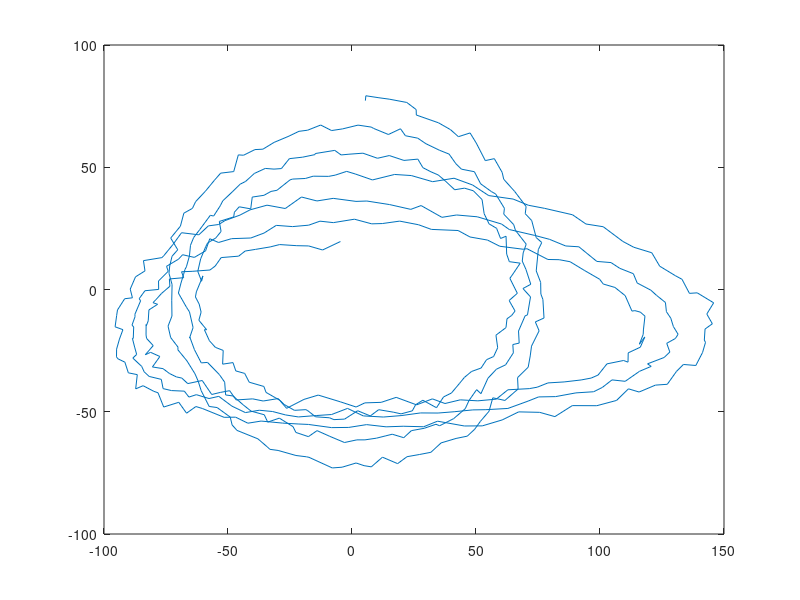
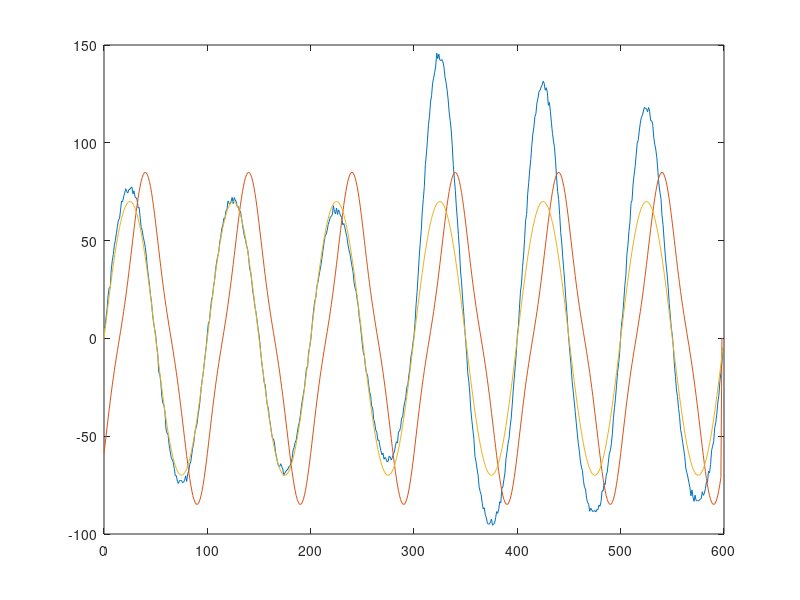
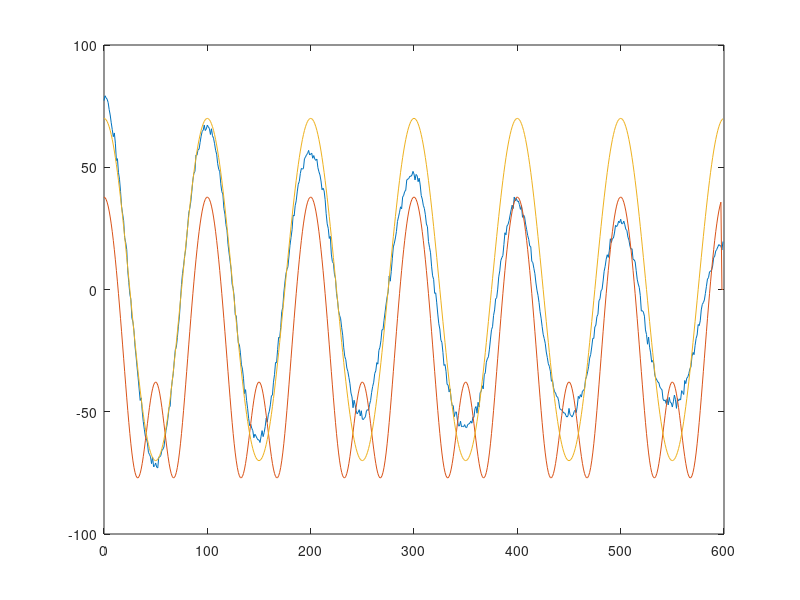
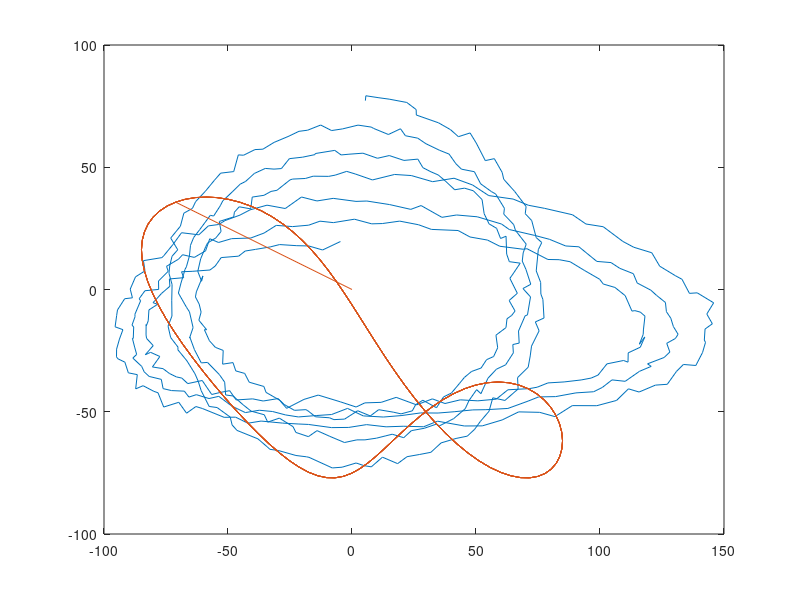

The MATLAB script that drew these images, in order:




%% impossible sujet incompréhensible



close all

load("data_BE5.mat")

T0 = 100;
f0 = 1/T0;

t = 0:1:length(absc)-1;

A1 = 70;
phi1 = -pi/2;
B1 = 0;

A2 = 70;
phi2 = 0;
B2 = 0;

figure(1)
plot(absc, ordo)

z = [absc ordo];

N = length(absc);
n = 20;
phi = [zeros(n,2); z];
K=N;

z_filtre = zeros(size(z));
theta = zeros([n 2]);
Pt = 100000*eye(n);
lambda = 0.99;
for i=1:K-2
    r = [sin(2*pi*f0*t(i)); cos(2*pi*f0*t(i)); 1];
    H = [A1*cos(r(1)); -A1*sin(r(1)); B1; A2*cos(r(2)); -A2*sin(r(2)); B2];
    phi = kron(r, eye(2));
    z_filtre(i,:) = phi.'*H;
    
end

figure(2)
plot(t, z(:,1))
hold on
plot(t, z_filtre(:,1))
plot(t, A1*cos(2*pi*f0*t+phi1))

figure(3)
plot(t, z(:,2))
hold on
plot(t, z_filtre(:,2))
plot(t, A2*cos(2*pi*f0*t+phi2))

figure(4)
plot(z(:,1), z(:,2))
hold on
plot(z_filtre(:,1), z_filtre(:,2))